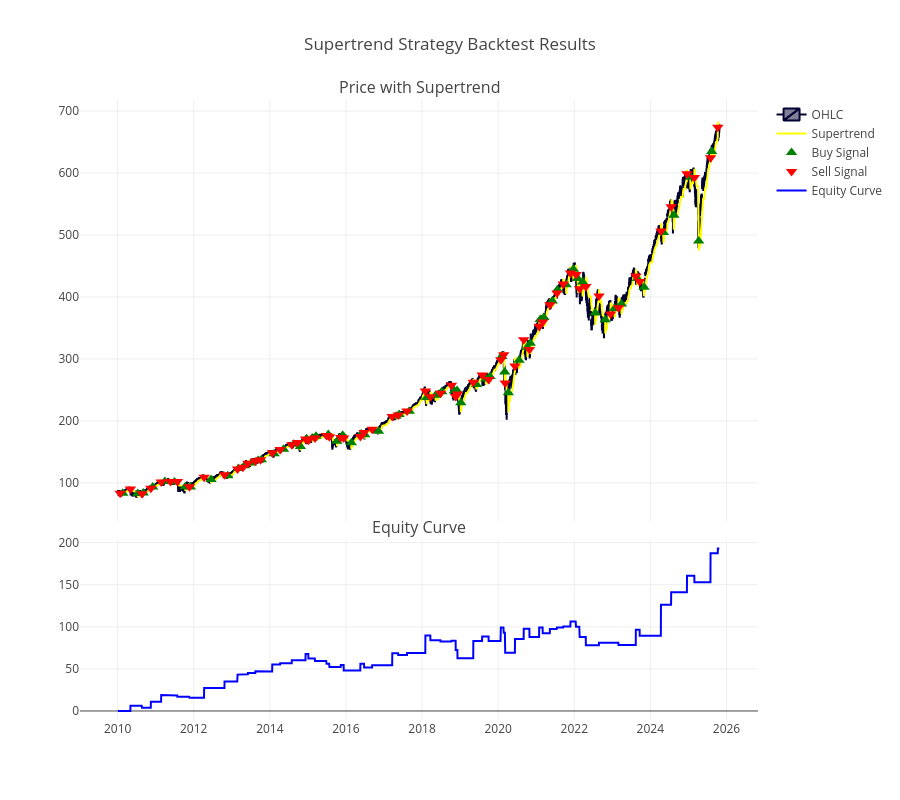

Source (notebook cell):
### Code cell
# Plot equity curve
import plotly.graph_objects as go
from plotly.subplots import make_subplots

fig = make_subplots(rows=2, cols=1, shared_xaxes=True,
                   vertical_spacing=0.03, subplot_titles=('Price with Supertrend', 'Equity Curve'),
                   row_heights=[0.7, 0.3])

# Add candlestick
fig.add_trace(go.Candlestick(x=df['Date'],
                            open=df['Open'],
                            high=df['High'],
                            low=df['Low'],
                            close=df['Close'],
                            name='OHLC'),
              row=1, col=1)

# Add Supertrend line
fig.add_trace(go.Scatter(x=df['Date'],
                        y=df['supertrend'],
                        mode='lines',
                        name='Supertrend',
                        line=dict(color='yellow')),
              row=1, col=1)

# Add buy signals
buy_signals = df[df['crossover_supertrend'] == 1]
fig.add_trace(go.Scatter(x=buy_signals['Date'],
                        y=buy_signals['Low'],
                        mode='markers',
                        name='Buy Signal',
                        marker=dict(color='green', symbol='triangle-up', size=10)),
              row=1, col=1)

# Add sell signals
sell_signals = df[df['crossover_supertrend'] == -1]
fig.add_trace(go.Scatter(x=sell_signals['Date'],
                        y=sell_signals['High'],
                        mode='markers',
                        name='Sell Signal',
                        marker=dict(color='red', symbol='triangle-down', size=10)),
              row=1, col=1)

# Add equity curve
fig.add_trace(go.Scatter(x=df['Date'],
                        y=df['Cumulative_Return'],
                        mode='lines',
                        name='Equity Curve',
                        line=dict(color='blue')),
              row=2, col=1)

# Update layout
fig.update_layout(
    title_text="Supertrend Strategy Backtest Results",
    xaxis_rangeslider_visible=False,
    height=800
)

fig.show()

### Figure 1 — Plotly figure (JSON) as saved in the notebook; plotly's stock layout.template omitted (floating-point values rounded to 4 significant figures; data arrays with more than 128 entries replaced by an {"elided": "..."} marker saying what was removed)
{"data": [{"close": {"elided": "3978 float values"}, "high": {"elided": "3978 float values"}, "low": {"elided": "3978 float values"}, "name": "OHLC", "open": {"elided": "3978 float values"}, "type": "candlestick", "x": {"elided": "3978 str values"}, "xaxis": "x", "yaxis": "y"}, {"line": {"color": "yellow"}, "mode": "lines", "name": "Supertrend", "type": "scatter", "x": {"elided": "3978 str values"}, "xaxis": "x", "y": {"elided": "3978 float values"}, "yaxis": "y"}, {"marker": {"color": "green", "size": 10, "symbol": "triangle-up"}, "mode": "markers", "name": "Buy Signal", "type": "scatter", "x": ["2010-02-19T00:00:00", "2010-07-13T00:00:00", "2010-09-03T00:00:00", "2010-12-03T00:00:00", "2011-03-30T00:00:00", "2011-06-30T00:00:00", "2011-10-12T00:00:00", "2011-11-30T00:00:00", "2012-06-15T00:00:00", "2012-11-23T00:00:00", "2013-03-05T00:00:00", "2013-05-02T00:00:00", "2013-07-08T00:00:00", "2013-09-10T00:00:00", "2013-10-11T00:00:00", "2014-02-11T00:00:00", "2014-05-12T00:00:00", "2014-08-18T00:00:00", "2014-10-21T00:00:00", "2014-12-19T00:00:00", "2015-02-12T00:00:00", "2015-03-20T00:00:00", "2015-07-16T00:00:00", "2015-10-07T00:00:00", "2015-12-01T00:00:00", "2016-02-22T00:00:00", "2016-05-27T00:00:00", "2016-06-30T00:00:00", "2016-11-09T00:00:00", "2017-04-25T00:00:00", "2017-05-25T00:00:00", "2017-08-31T00:00:00", "2018-02-15T00:00:00", "2018-05-11T00:00:00", "2018-07-09T00:00:00", "2018-11-07T00:00:00", "2018-12-03T00:00:00", "2019-01-08T00:00:00", "2019-06-07T00:00:00", "2019-09-05T00:00:00", "2019-10-15T00:00:00", "2020-02-05T00:00:00", "2020-03-04T00:00:00", "2020-04-08T00:00:00", "2020-07-20T00:00:00", "2020-10-08T00:00:00", "2020-11-05T00:00:00", "2021-02-08T00:00:00", "2021-03-15T00:00:00", "2021-06-04T00:00:00", "2021-07-23T00:00:00", "2021-10-15T00:00:00", "2021-12-23T00:00:00", "2022-02-02T00:00:00", "2022-03-22T00:00:00", "2022-07-21T00:00:00", "2022-10-25T00:00:00", "2023-01-23T00:00:00", "2023-03-30T00:00:00", "2023-08-29T00:00:00", "2023-11-02T00:00:00", "2024-05-06T00:00:00", "2024-08-14T00:00:00", "2025-01-21T00:00:00", "2025-04-09T00:00:00", "2025-08-12T00:00:00"], "xaxis": "x", "y": [83.04, 82.7, 83.47, 93.2, 102.0, 101.2, 93.67, 93.41, 105.3, 111.3, 123.0, 127.5, 131.9, 136.0, 137.1, 147.1, 154.3, 162.2, 158.6, 171.2, 172.4, 175.3, 177.9, 166.9, 176.7, 164.7, 179.0, 177.4, 183.3, 207.4, 210.1, 215.6, 237.9, 241.4, 246.8, 248.5, 248.9, 229.1, 258.9, 267.6, 271.6, 303.9, 278.8, 245.2, 297.7, 318.7, 325.2, 363.6, 367.0, 393.4, 411.6, 419.8, 444.6, 429.8, 424.3, 374.3, 363.4, 381.5, 388.8, 429.8, 415.8, 504.0, 532.0, 593.5, 490.2, 635.0], "yaxis": "y"}, {"marker": {"color": "red", "size": 10, "symbol": "triangle-down"}, "mode": "markers", "name": "Sell Signal", "type": "scatter", "x": ["2010-01-25T00:00:00", "2010-05-04T00:00:00", "2010-08-23T00:00:00", "2010-11-16T00:00:00", "2011-02-23T00:00:00", "2011-05-23T00:00:00", "2011-07-28T00:00:00", "2011-11-21T00:00:00", "2012-04-10T00:00:00", "2012-10-23T00:00:00", "2013-02-25T00:00:00", "2013-04-18T00:00:00", "2013-06-05T00:00:00", "2013-08-15T00:00:00", "2013-10-03T00:00:00", "2014-01-24T00:00:00", "2014-04-10T00:00:00", "2014-07-31T00:00:00", "2014-09-25T00:00:00", "2014-12-10T00:00:00", "2015-01-06T00:00:00", "2015-03-10T00:00:00", "2015-06-29T00:00:00", "2015-07-27T00:00:00", "2015-11-13T00:00:00", "2015-12-11T00:00:00", "2016-05-19T00:00:00", "2016-06-24T00:00:00", "2016-09-09T00:00:00", "2017-03-21T00:00:00", "2017-05-17T00:00:00", "2017-08-10T00:00:00", "2018-02-02T00:00:00", "2018-03-22T00:00:00", "2018-06-27T00:00:00", "2018-10-10T00:00:00", "2018-11-20T00:00:00", "2018-12-07T00:00:00", "2019-05-08T00:00:00", "2019-08-01T00:00:00", "2019-10-02T00:00:00", "2020-01-27T00:00:00", "2020-02-24T00:00:00", "2020-03-09T00:00:00", "2020-06-11T00:00:00", "2020-09-03T00:00:00", "2020-10-28T00:00:00", "2021-01-29T00:00:00", "2021-03-04T00:00:00", "2021-05-12T00:00:00", "2021-07-19T00:00:00", "2021-09-17T00:00:00", "2021-11-26T00:00:00", "2022-01-18T00:00:00", "2022-02-22T00:00:00", "2022-04-22T00:00:00", "2022-08-26T00:00:00", "2022-12-16T00:00:00", "2023-03-01T00:00:00", "2023-08-15T00:00:00", "2023-09-21T00:00:00", "2024-04-12T00:00:00", "2024-07-19T00:00:00", "2024-12-18T00:00:00", "2025-02-27T00:00:00", "2025-08-01T00:00:00", "2025-10-10T00:00:00"], "xaxis": "x", "y": [83.08, 89.94, 82.42, 91.2, 101.3, 102.3, 102.0, 93.68, 108.8, 112.9, 122.4, 125.0, 131.4, 135.4, 137.3, 148.4, 153.6, 161.4, 164.9, 170.6, 168.8, 172.2, 176.4, 174.5, 172.9, 172.5, 174.8, 181.1, 186.4, 207.2, 209.4, 216.0, 248.1, 239.0, 244.5, 257.3, 239.4, 243.2, 262.2, 273.9, 266.6, 298.8, 306.6, 261.2, 288.6, 330.9, 315.3, 352.7, 359.5, 387.5, 406.5, 421.0, 438.6, 436.4, 413.2, 416.9, 401.4, 372.7, 382.5, 433.9, 425.0, 506.4, 545.8, 599.1, 592.8, 624.6, 674.0], "yaxis": "y"}, {"line": {"color": "blue"}, "mode": "lines", "name": "Equity Curve", "type": "scatter", "x": {"elided": "3978 str values"}, "xaxis": "x2", "y": {"elided": "3978 float values"}, "yaxis": "y2"}], "layout": {"annotations": [{"font": {"size": 16}, "showarrow": false, "text": "Price with Supertrend", "x": 0.5, "xanchor": "center", "xref": "paper", "y": 1.0, "yanchor": "bottom", "yref": "paper"}, {"font": {"size": 16}, "showarrow": false, "text": "Equity Curve", "x": 0.5, "xanchor": "center", "xref": "paper", "y": 0.291, "yanchor": "bottom", "yref": "paper"}], "height": 800, "title": {"text": "Supertrend Strategy Backtest Results"}, "xaxis": {"anchor": "y", "domain": [0, 1], "matches": "x2", "rangeslider": {"visible": false}, "showticklabels": false}, "xaxis2": {"anchor": "y2", "domain": [0, 1]}, "yaxis": {"anchor": "x", "domain": [0.321, 1.0]}, "yaxis2": {"anchor": "x2", "domain": [0, 0.291]}}}
